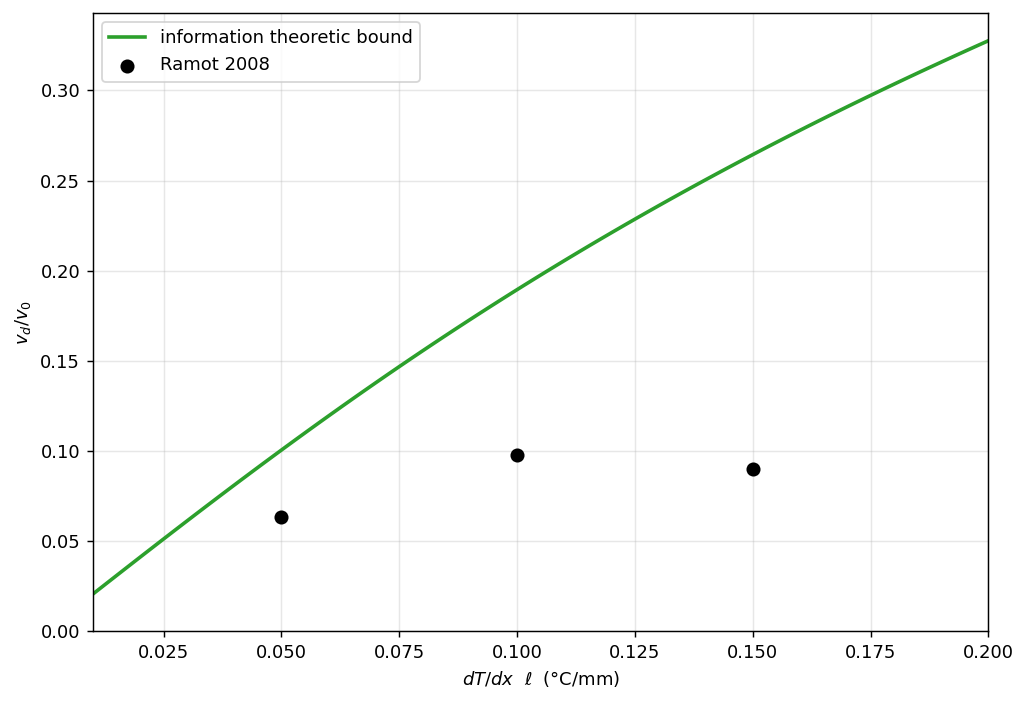

Python code for this plot:
"""Figure 5 — drift speed comparison.

Theory line: the Mattingly information-performance bound (2D version)
    v_d / v_0  ≤  [(1-α)λ_R0 / ((1-α)λ_R0 + 2D_r)] · P_run
                 · √( (1/2) · İ(ℓ) / (λ_R0 · P_run) )
evaluated at the WT random-walk parameters (Roberts + this work).

Data points: V_drift inferred from Ramot et al. 2008 thermotaxis indices via
    TI(V) = (W − C) / (W + C),    W = 1 − Φ(+s_z),  C = Φ(−s_z),
inverted by brentq for each measured TI.  Only worms cultivated at T_c=15 °C
and tested near T_start = 21 °C are shown (the closest match to our 20 °C
recording temperature).
"""
from pathlib import Path
import numpy as np
import pandas as pd
import matplotlib.pyplot as plt
from scipy.optimize import brentq
from scipy.stats import norm

from spectra import I_dot_bits, A0, A1, A2

HERE = Path(__file__).resolve().parent
OUT = HERE / "fig5_drift.png"
RAMOT4 = HERE / "data" / "ramot_fig4.csv"
RAMOT_S2 = HERE / "data" / "ramot_figS2.csv"

# ---- Mattingly bound parameters (from fig2_locomotion.py + fig4_behavior.py) ----
F_DUR, R_DUR = 12.83, 2.54           # mean forward / reverse durations (s)
D_R = 0.0507                         # rad²/s, used in place of "2 D_r" in 2D
ALPHA = -0.064                       # ⟨cos Δθ⟩ across all reversals
LAM_R0 = 1.0 / F_DUR                 # 0.078 Hz
P_RUN = F_DUR / (F_DUR + R_DUR)      # forward duty cycle
V0_MM = np.sqrt(2 * (A0 + A1 + A2) / P_RUN)   # mm/s — 2D run-tumble baseline
V0_UM = V0_MM * 1000

PREFACTOR = ((1 - ALPHA) * LAM_R0 / ((1 - ALPHA) * LAM_R0 + D_R)) * P_RUN


def vd_over_v0(I_bits):
    return PREFACTOR * np.sqrt(0.5 * I_bits * np.log(2) / (LAM_R0 * P_RUN))


# ---- Ramot inverse forward model: V_drift from TI ---------------------
TAU, TAU_P = 13.4, 6.7               # paper Table 1 timing
ALPHA_RAMOT = TAU / (TAU + TAU_P)
T_TOT = 600.0                        # 10 min assay
S_Z = 0.25                           # half starting-zone (cm)


def v_run_quadratic(s2_df):
    """v(T) quadratic fit through the constant-T points of Fig S2."""
    sub = s2_df[s2_df["condition"] == "constant_T"]
    return np.polyfit(sub["T_degC"].to_numpy(),
                      sub["v_mm_per_s"].to_numpy(), 2)


def TI_of_V(V_drift_cm, T_start, vfit):
    """Forward model: predicted TI given drift speed."""
    sigma = np.polyval(vfit, T_start) / 10.0 * np.sqrt(ALPHA_RAMOT * TAU * T_TOT)
    Fp = norm.cdf(S_Z, loc=V_drift_cm * T_TOT, scale=sigma)
    Fm = norm.cdf(-S_Z, loc=V_drift_cm * T_TOT, scale=sigma)
    return (1 - Fp - Fm) / (1 - Fp + Fm)


def V_from_TI(TI, T_start, vfit):
    lo, hi = -1e-2, 1e-2
    for _ in range(8):
        try:
            return brentq(lambda V: TI_of_V(V, T_start, vfit) - TI,
                          lo, hi, xtol=1e-12)
        except ValueError:
            lo *= 2; hi *= 2
    return np.nan


def main():
    print(f"v_0 = √(2·V(0)/P_run) = {V0_UM:.1f} μm/s   "
          f"(P_run = {P_RUN:.3f})")

    # theory curve
    ell_grid = np.linspace(0.01, 0.20, 80)
    I_grid = np.array([I_dot_bits(e) for e in ell_grid])
    vd_norm = np.array([vd_over_v0(I) for I in I_grid])

    # Ramot points at T_c ≈ 15 °C, T_start ≈ 21 °C
    df4 = pd.read_csv(RAMOT4)
    s2 = pd.read_csv(RAMOT_S2)
    vfit = v_run_quadratic(s2)
    df4["ell"] = df4["gradient_degC_per_cm"] / 10.0
    df4["T_start"] = df4["T_c_degC"] + df4["T_start_minus_T_c_degC"]
    sub = df4[(abs(df4["T_c_degC"] - 15) < 0.6)
              & (abs(df4["T_start"] - 21) < 0.6)].copy()
    sub["V_um_per_s"] = [V_from_TI(ti, ts, vfit) * 1e4
                         for ti, ts in zip(sub["TI"], sub["T_start"])]
    sub["v_norm"] = sub["V_um_per_s"].abs() / V0_UM

    # comparison printout
    print(f"{'ℓ (°C/mm)':>10}  {'V_drift (μm/s)':>14}  {'v_d/v_0':>9}  "
          f"{'bound':>9}  {'efficiency':>10}")
    for _, r in sub.sort_values("ell").iterrows():
        bound = vd_over_v0(I_dot_bits(r["ell"]))
        eff = r["v_norm"] / bound
        print(f"  {r['ell']:8.3f}  {abs(r['V_um_per_s']):14.2f}  "
              f"{r['v_norm']:9.4f}  {bound:9.4f}  {eff:10.3f}")

    fig, ax = plt.subplots(figsize=(8, 5.5), dpi=130)
    ax.plot(ell_grid, vd_norm, color="tab:green", lw=2,
            label="information theoretic bound")
    ax.scatter(sub["ell"], sub["v_norm"], color="black", s=46, zorder=5,
               label="Ramot 2008")
    ax.set_xlabel(r"$dT/dx$  $\ell$  (°C/mm)")
    ax.set_ylabel(r"$v_d / v_0$")
    ax.set_xlim(0.01, 0.20)
    ax.set_ylim(0, None)
    ax.grid(True, alpha=0.3)
    ax.legend(loc="upper left", fontsize=10)
    fig.tight_layout()
    fig.savefig(OUT, bbox_inches="tight")
    print(f"saved {OUT}")


if __name__ == "__main__":
    main()
